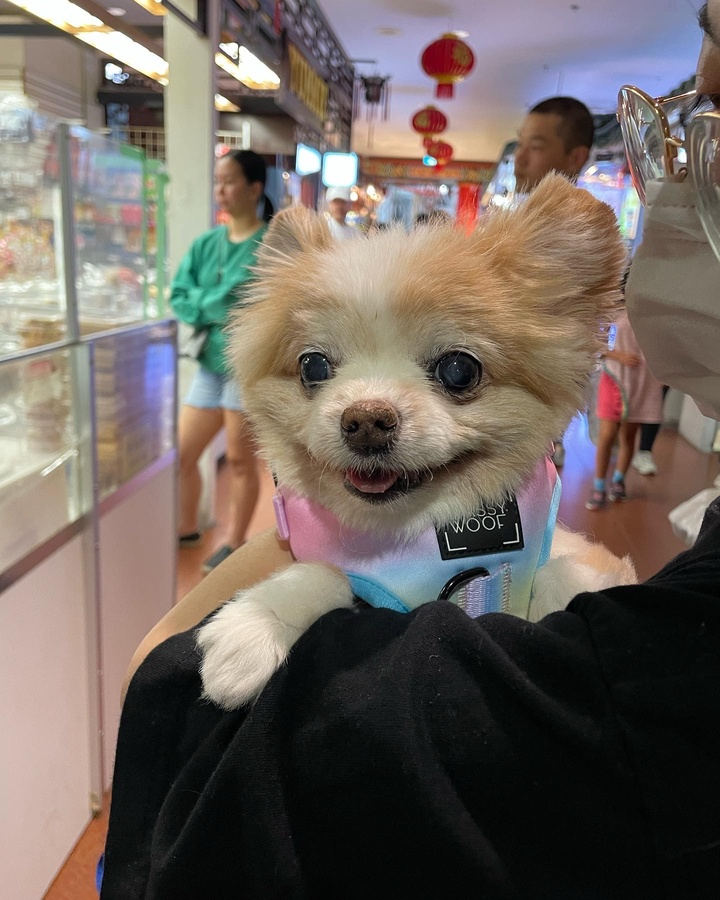
#> input picture CVI/lab2/money.JPG, 720 x 900 px, shrunk from 1440 x 1800 before the run
$ jupyter execute Lab2.ipynb
#> lines starting #> are read from the running program, lines starting #| are printed output that depends on the picture; after the words box and inside, x2 and y2 are one past the last pixel; in counts of white or black regions, pixels touching at a corner belong together
# Lab 2 Submission File

1. Read an image, convert to rgb and then to HSV and the show the images.

[cell 1]
#import libraries
import numpy as np
import cv2
import matplotlib.pyplot as plt

[cell 2]
img = cv2.imread("./money.JPG") #read the image
#> img is the input picture: shape (900, 720, 3); mean B, G, R 95.5, 102.3, 112.5

img_rgb = cv2.cvtColor(img, cv2.COLOR_BGR2RGB) #convert original image to rgb
img_hsv = cv2.cvtColor(img_rgb, cv2.COLOR_RGB2HSV) #convert to hsv from rgb image
#> img_hsv: shape (900, 720, 3); mean H, S, V 54.3, 67.5, 118.7

#display the images
cv2.imshow('image', img_rgb)
cv2.imshow('image', img_hsv)
cv2.waitKey(0)
cv2.destroyAllWindows()

2. Change the format of an image from PNG to JPG in your system using OpenCV.

[cell 3]
#read/load image
img_png = cv2.imread('./examplePic.png')
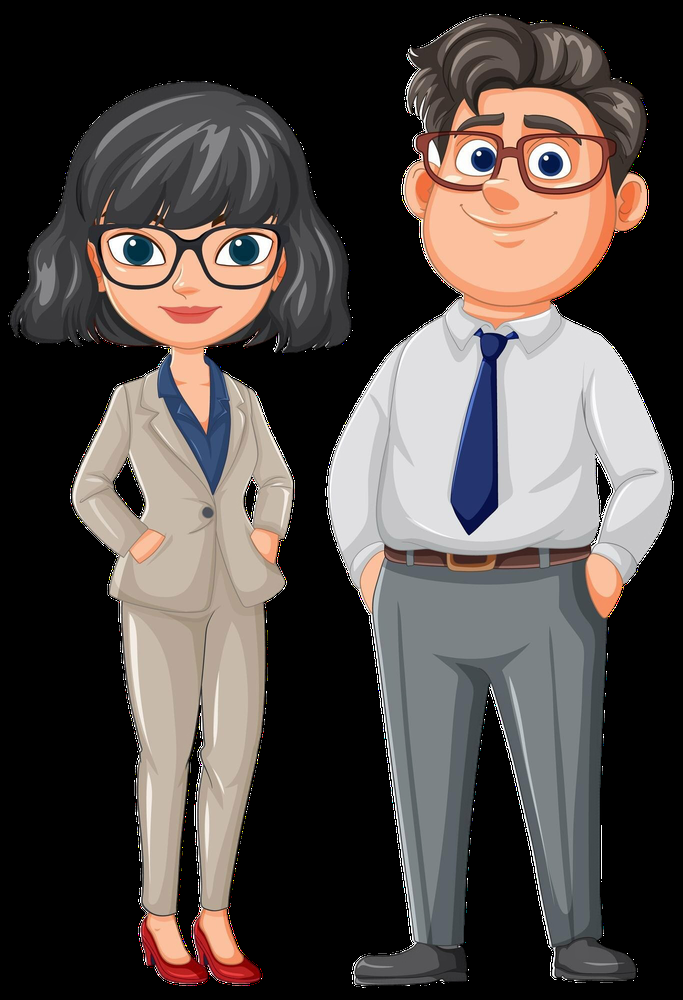
#> input picture CVI/lab2/examplePic.png, 683 x 1000 px, shrunk from 1366 x 2000 before the run
#> img_png is the input picture: shape (1000, 683, 3); mean B, G, R 70.7, 73.8, 81.1

#create path for file to be saved as jpg
img_jpg = "img_converted.jpg"
#convert and save img_png into jpg image named "img_converted.jpg"
cv2.imwrite(img_jpg, img_png)
#> Out = True

3. Read an image.

- Display the image using OpenCV and Matplotlib.
- What differences do you observe?<br>
- Save the image using both OpenCV and Matplotlib.

[cell 4]
#read the images

#image for opencV
openCv_img = cv2.imread('./money.JPG')
#image for matplotlin
plt_img = plt.imread('./money.JPG')

#display and write image for openCv
cv2.imshow('image', openCv_img)
cv2.waitKey(0)
cv2.destroyAllWindows()
cv2.imwrite('./saved_opencv_img.jpg', openCv_img)

#display and write image for matplotlib
plt.imshow(plt_img)
plt.savefig('./saved_matplotlib_img.png')

#It seems that when displaying images through openCv, it's displayed as the format the picture is in, for example a jpg file.
#whereas, images are displayed/ploted onto a graph when using Matplotlib.

4.
- Add padding to all four sides of the image using a border of 50 pixels.
Try at least three border types. What visual differences do you see?
- How can you change the color of padding

[cell 5]
img = cv2.imread("./money.JPG") #read the image

#creating the borders
border1 = cv2.copyMakeBorder(img, 50, 50, 50, 50, cv2.BORDER_CONSTANT, value=[0, 0, 0])
border2 = cv2.copyMakeBorder(img, 50, 50, 50, 50, cv2.BORDER_REFLECT)
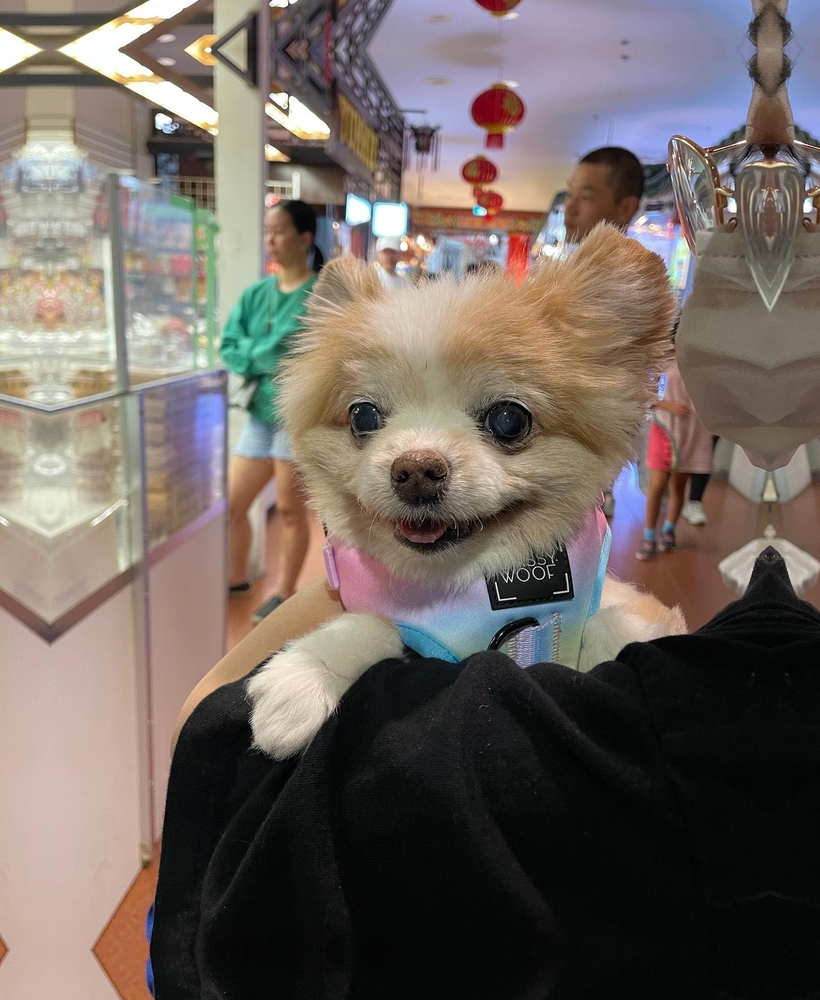
#> border2: shape (1000, 820, 3); mean B, G, R 96.5, 102.5, 112.3
border3 = cv2.copyMakeBorder(img, 50, 50, 50, 50, cv2.BORDER_WRAP)
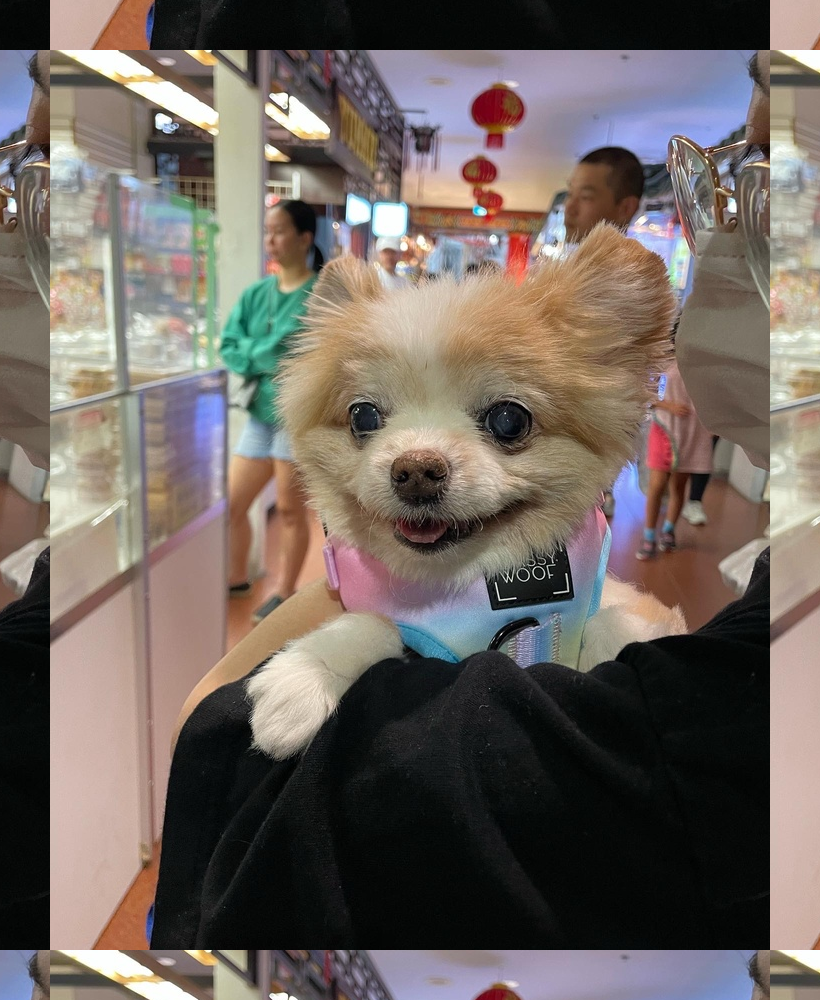
#> border3: shape (1000, 820, 3); mean B, G, R 96.5, 102.5, 112.3

cv2.imshow('image1', border1)
cv2.imshow('image2', border2)
cv2.imshow('image3', border3)

cv2.waitKey(0)
cv2.destroyAllWindows()

#border 1 displays a black border around the image
#border 2 display a mirror reflection up tp 50 pixels of all four sides of the image
#border 3 wraps around the opposite edge

5. You are building a simple image processing pipeline. Your goal is to:

- Keep the original image unchanged.
- Create a version with a red square in the top-left corner.

What would you do?

[cell 6]
import copy #import copy library
img = cv2.imread("./money.JPG") #read the original image

#create a deep copy of original image
img_copy = copy.deepcopy(img)

#draw a rectange onto the copy image using the cv2 built in function rectange
cv2.rectangle(img_copy, (0,0), (50,50), (0,0,255), thickness=-1)
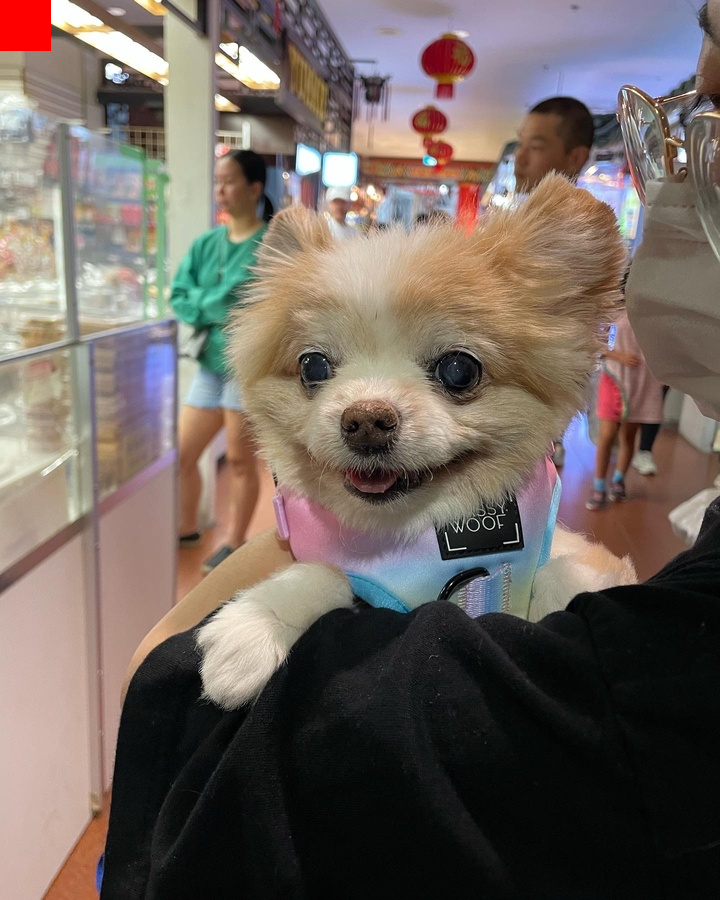
#> img_copy: shape (900, 720, 3); 0.4% of pixels changed, all inside (x1, y1, x2, y2) = (0, 0, 51, 51)

#display the copy image with the square
cv2.imshow('image with square', img_copy)
cv2.waitKey(0)
cv2.destroyAllWindows()

6. Plot the function y = x^2+6 using Matplotlib.

[cell 7]
x = [i for i in range(1,7)] #initialize x values
y = [(i ** 2 + 6 )for i in x] #initialize y values using the formula

plt.plot(x , y, label = "y=x^2+6") #plots the x and y coordinates
plt.legend()
plt.show() #display the graph

7. Plot sin(x) and cos(x) on the same figure. Add grid, labels, title, and legend.

[cell 8]
x = np.arange(0, 5, 0.1) #initialize x coordinates from range 0 to 5 with 0.1 diferences
y1 = np.sin(x) #initize sin(x) y-axis values
y2 = np.cos(x) #initialize cos(x) y-axis values

#plot the two coordinate sets
plt.plot(x, y1, label = "sin(x)")
plt.plot(x, y2, label = "cos(x)" )
plt.title("sin(x) and cos(x)") #title for the graph
plt.legend() #shows the legends of the two formula
plt.show() #display the figure
#> figure, not shown here; curve peaks at x = 1.6, y = 1; curve peaks at x = 0, y = 1

8. Read an image and display it alongside its grayscaled version using matplotlib.

[cell 9]
plt.figure(figsize=(10,5))

img = cv2.imread("./money.JPG") #read the image

#plot original image
img_rgb = cv2.cvtColor(img, cv2.COLOR_BGR2RGB) #convert image to rbg scale
plt.subplot(121)
plt.imshow(img_rgb)
plt.title("Original Image")

#plot grayscaled
plt.subplot(122)
plt.imshow(cv2.cvtColor(img,cv2.COLOR_BGR2GRAY), cmap='gray') #convert image to gray scale and display it
plt.title('Grayscaled Version')

#display the images side by side
plt.show()

9. Having an image, create a 1x3 subplot that shows:

- Original RGB image
- Red channel
- HSV version
- Adjust the figure size for better visualization.

[cell 10]
plt.figure(figsize=(10,3))

img = cv2.imread("./money.JPG") #read the image


#plot original image
img_rgb = cv2.cvtColor(img, cv2.COLOR_BGR2RGB) #convert image to rbg scale
plt.subplot(131)
plt.imshow(img_rgb)
plt.title("Original RGB Image")

#plot original
img_hsv = cv2.cvtColor(img_rgb, cv2.COLOR_RGB2HSV) #convert to hsv from rgb image
plt.subplot(132)
plt.imshow(img_hsv)
plt.title("HSV Image")

#plot red channel
img_red = img[:, :, 2]
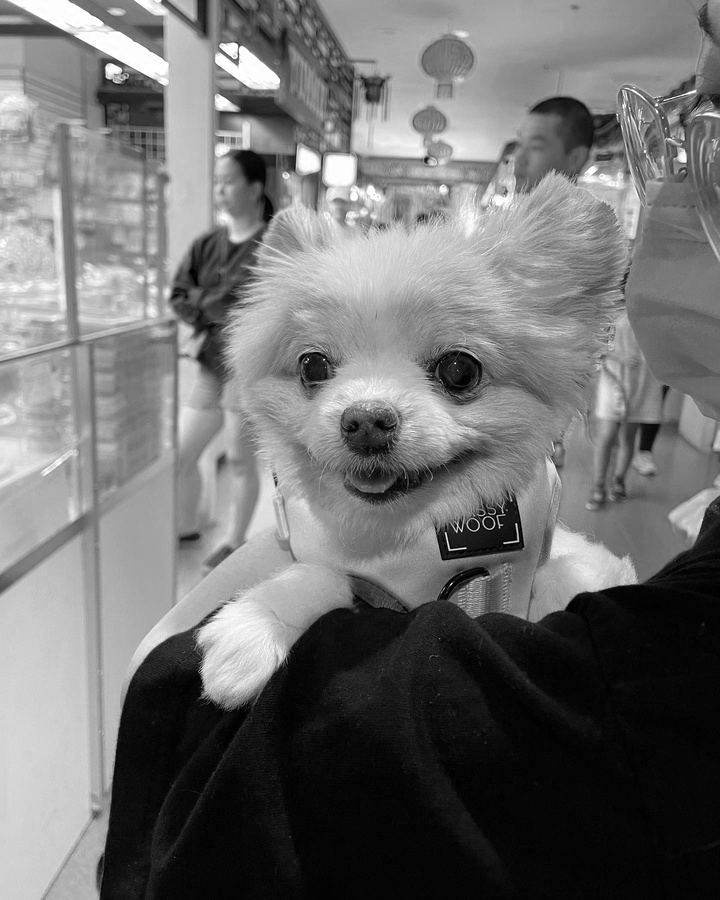
#> img_red: shape (900, 720); min 0, max 255, mean 112.5
plt.subplot(133)
plt.imshow(img_red, cmap='Reds')
plt.title("Red Channel")

#display all 3
plt.show()

10. Search about Histograms and explain them. Plot a sample histogram below.

[cell 11]
# Histogram is a a type of chart that shows the frequency distribution
# across a range of numeric data for one or several groups

#example
data = np.random.normal(100, 10, 50) #generate a random data set

plt.hist(data, density=False, bins = 20)
plt.title("Histogram Example")
plt.show()
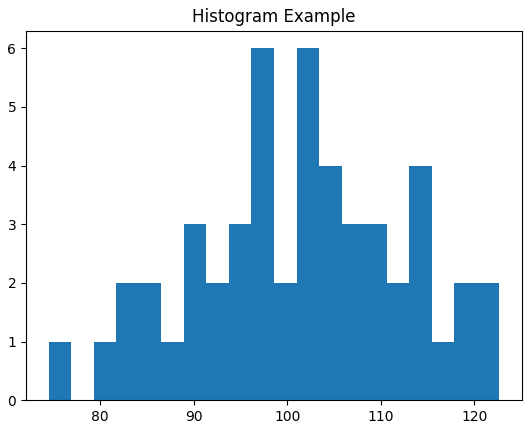
#> figure drawn by matplotlib, 1 panel

11. Create the following plots.

[cell 12]
#initialize x and y coordinates
x = [i for i in range(1,9)]
y = [2,3,2,4,4,0,0,0]

#plot a bar graph using the coordinates
plt.bar(x,y)
plt.show() #display the graph
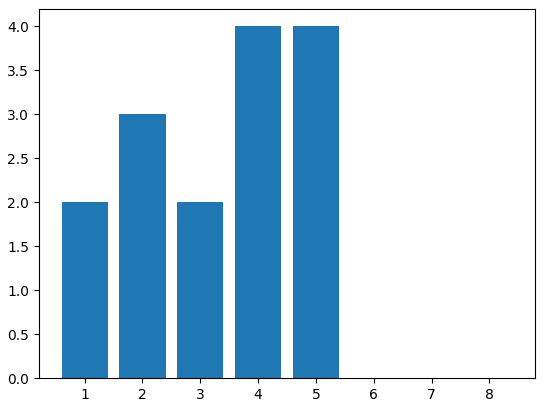
#> figure drawn by matplotlib, 1 panel

[cell 13]
x = np.linspace(-3, 3, 100)
y1 = np.sin(x) #initize sin(x) y-axis values
y2 = np.cos(x) #initialize cos(x) y-axis values
plt.plot(x, y1, label = "sin(x)")
plt.plot(x, y2, label = "cos(x)" )

plt.show()
#> figure, not shown here; curve peaks at x = 1.55, y = 1; curve peaks at x = -0.0303, y = 1

[cell 14]
#initialize x and y coordinates
x = [100, 120, 120, 130, 140, 160, 170, 168, 176]
y = [113, 120, 140, 138, 143, 160, 178, 185, 198]

#plot a scatter plot graph using built in function
plt.scatter(x,y)
plt.grid() #creates grid
plt.show() #display graph
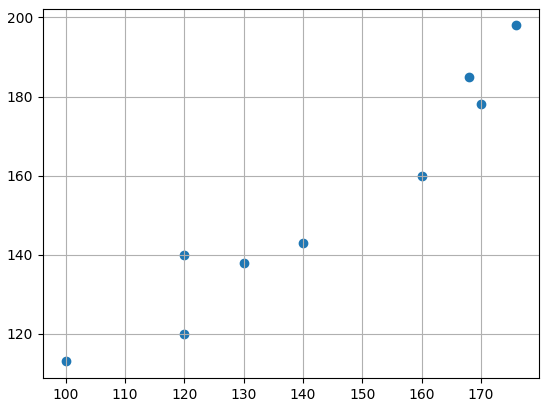
#> figure drawn by matplotlib, 1 panel
